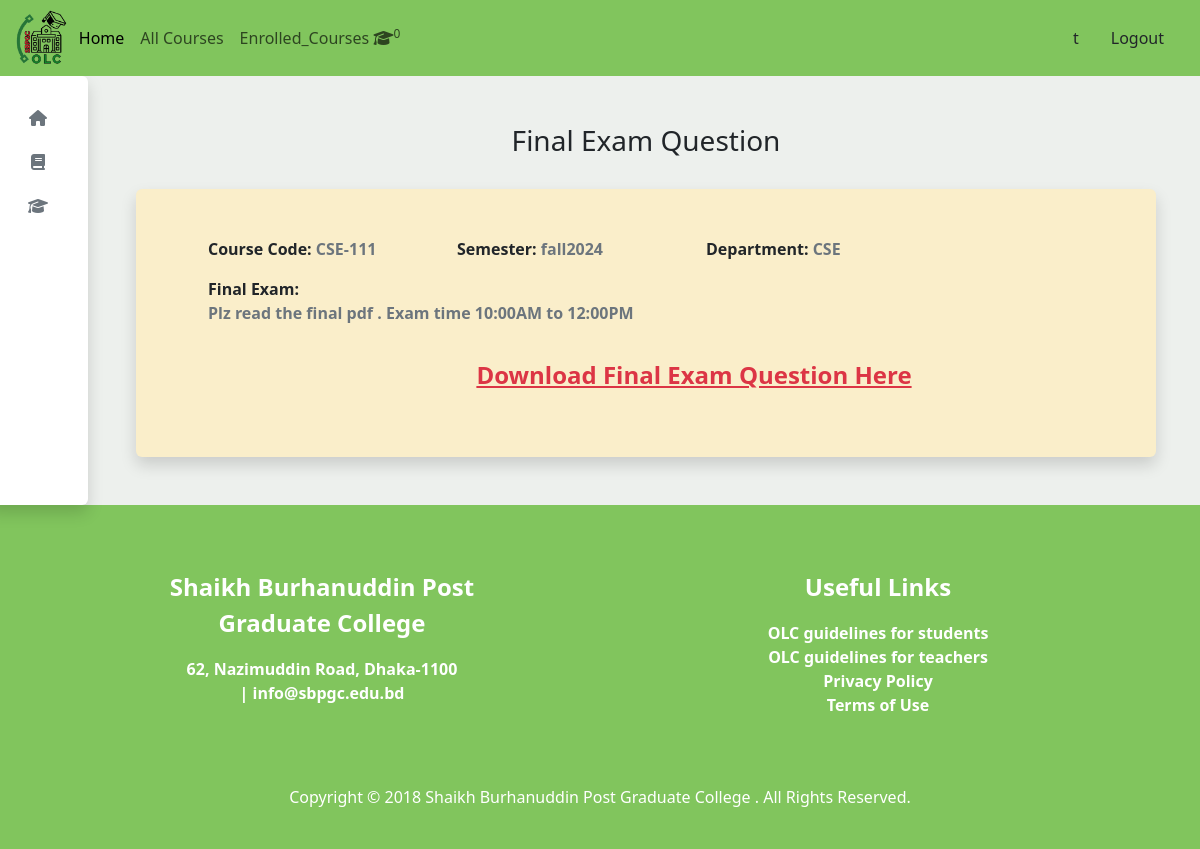
Screenshot of /student/final_exam.php?course_code=CSE-111 (signed in) with the database file from the repository.
### tables this page shows
CREATE TABLE `exam_question` (
  `id` int(11) NOT NULL,
  `course_code` varchar(100) DEFAULT NULL,
  `department` varchar(100) DEFAULT NULL,
  `mid_question` varchar(255) DEFAULT NULL,
  `mid_pdf` varchar(255) DEFAULT NULL,
  `final_pdf` varchar(255) DEFAULT NULL,
  `final_question` varchar(255) DEFAULT NULL,
  `semester` varchar(50) DEFAULT NULL
);

### student/final_exam.php (the view, shortened to what this page needs)
<?php
global $con;
$department = $_SESSION['student_department'];
$course_code = $_GET['course_code'];
$select_query = "SELECT * FROM exam_question WHERE course_code='$course_code' AND department='$department'";
$runquery = mysqli_query($con, $select_query);
$num_rows=mysqli_num_rows($runquery);
if($num_rows>0)
{
    $row = mysqli_fetch_assoc($runquery);
$semester = $row['semester'];
$final_question = $row['final_question'];
}
else{
    header("Location: index.php");
    exit;
   }
?>
<!DOCTYPE html>
<html>
<head>
    <?php   include('partials/css_link.php'); ?>
</head>
<body>
    <div class="container-fluid p-0">
        <?php include('partials/navbar.php'); ?>
        <div class="row" style="background-color: #edf0ed;">
            <?php include('partials/sidebar.php'); ?>
            <div class="col-md-10 m-5 main">
                <h3 class="text-monospace text-center">Final Exam Question</h3><br>
                <div class="row rounded shadow" style="background-color: #faeeca;">
                    <div class="col-md-12 m-5 row">
                        <div class="form-group col-md-3">
                            <label for="course_code" class="fw-bold">Course Code:</label>
                            <strong class="text-secondary"><?php echo $course_code ?></strong>
                        </div>
                        <div class="form-group col-md-3">
                            <label for="course_code" class="fw-bold">Semester:</label>
                            <strong class="text-secondary"><?php echo $semester ?></strong>
                        </div>
                        <div class="form-group col-md-3">
                            <label for="course_code" class="fw-bold">Department:</label>
                            <strong class="text-secondary"><?php echo $department ?></strong>
                        </div>
                        <div class="col-md-6 my-3">
                            <label for="course_code" class="fw-bold">Final Exam:</label><br>
                            <strong class="text-secondary"><?php echo $final_question ?></strong>
                        </div>
                        <div class="col-md-12 my-3 text-center">
                            <a href="../admin/uploads/exam_question/<?php echo $row['final_pdf']; ?>" download class="fw-bold text-danger fs-4">Download Final Exam Question Here</a><br>
                        </div>
                    </div>
                </div>
            </div>
        </div>
        <?php include "./partials/footer.php"; ?>
    </div>
</body>
</html>

### student/partials/css_link.php (style rules this page uses)
body { overflow-x:hidden ; }

### student/partials/sidebar.php (style rules this page uses)
body { display: flex; }

### rows the page displays
exam_question: semester "fall2024", final_question "Plz read the final pdf . Exam time 10:00AM to 12:00PM"

### other values shown
$num_rows "0"
$_SESSION['student_username'] "t"
$course_code "CSE-111"
$department "CSE"
